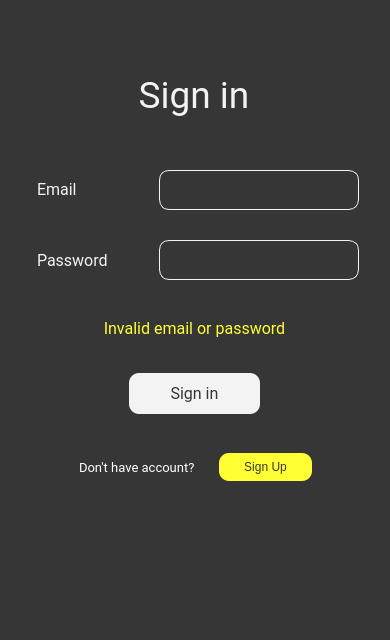
<?xml version="1.0" encoding="UTF-8"?>
<ui version="4.0">
 <class>Dialog</class>
 <widget class="QDialog" name="Dialog">
  <property name="geometry">
   <rect>
    <x>0</x>
    <y>0</y>
    <width>390</width>
    <height>640</height>
   </rect>
  </property>
  <property name="windowTitle">
   <string>Sign In</string>
  </property>
  <property name="windowIcon">
   <iconset>
    <normaloff>icon/log-in.png</normaloff>icon/log-in.png</iconset>
  </property>
  <property name="styleSheet">
   <string notr="true">background : #363636;
</string>
  </property>
  <widget class="QLabel" name="label_18">
   <property name="geometry">
    <rect>
     <x>37</x>
     <y>179</y>
     <width>71</width>
     <height>21</height>
    </rect>
   </property>
   <property name="font">
    <font>
     <family>Roboto</family>
     <pointsize>12</pointsize>
    </font>
   </property>
   <property name="styleSheet">
    <string notr="true">color: rgb(243,243,243)</string>
   </property>
   <property name="text">
    <string>Email</string>
   </property>
  </widget>
  <widget class="QLabel" name="label_19">
   <property name="geometry">
    <rect>
     <x>37</x>
     <y>250</y>
     <width>111</width>
     <height>21</height>
    </rect>
   </property>
   <property name="font">
    <font>
     <family>Roboto</family>
     <pointsize>12</pointsize>
    </font>
   </property>
   <property name="styleSheet">
    <string notr="true">color: rgb(243,243,243)</string>
   </property>
   <property name="text">
    <string>Password</string>
   </property>
  </widget>
  <widget class="QLabel" name="invalid">
   <property name="geometry">
    <rect>
     <x>-1</x>
     <y>313</y>
     <width>391</width>
     <height>31</height>
    </rect>
   </property>
   <property name="font">
    <font>
     <family>Roboto</family>
     <pointsize>12</pointsize>
    </font>
   </property>
   <property name="styleSheet">
    <string notr="true">color: #FFFF33;</string>
   </property>
   <property name="text">
    <string>Invalid email or password</string>
   </property>
   <property name="alignment">
    <set>Qt::AlignCenter</set>
   </property>
  </widget>
  <widget class="QLabel" name="label_20">
   <property name="geometry">
    <rect>
     <x>-1</x>
     <y>60</y>
     <width>390</width>
     <height>71</height>
    </rect>
   </property>
   <property name="sizePolicy">
    <sizepolicy hsizetype="Preferred" vsizetype="Preferred">
     <horstretch>0</horstretch>
     <verstretch>0</verstretch>
    </sizepolicy>
   </property>
   <property name="font">
    <font>
     <family>Roboto</family>
     <pointsize>28</pointsize>
    </font>
   </property>
   <property name="styleSheet">
    <string notr="true">color: rgb(243,243,243)</string>
   </property>
   <property name="text">
    <string>Sign in</string>
   </property>
   <property name="alignment">
    <set>Qt::AlignCenter</set>
   </property>
  </widget>
  <widget class="QLineEdit" name="email">
   <property name="geometry">
    <rect>
     <x>159</x>
     <y>170</y>
     <width>200</width>
     <height>40</height>
    </rect>
   </property>
   <property name="font">
    <font>
     <family>Roboto</family>
     <pointsize>10</pointsize>
    </font>
   </property>
   <property name="styleSheet">
    <string notr="true">color: rgb(243,243,243);
border-radius: 10px;
border: 1px solid rgb(243,243,243);</string>
   </property>
  </widget>
  <widget class="QLineEdit" name="password">
   <property name="geometry">
    <rect>
     <x>159</x>
     <y>240</y>
     <width>200</width>
     <height>40</height>
    </rect>
   </property>
   <property name="sizePolicy">
    <sizepolicy hsizetype="Expanding" vsizetype="Fixed">
     <horstretch>0</horstretch>
     <verstretch>0</verstretch>
    </sizepolicy>
   </property>
   <property name="font">
    <font>
     <family>Roboto</family>
     <pointsize>10</pointsize>
    </font>
   </property>
   <property name="styleSheet">
    <string notr="true">
color: rgb(243,243,243);
border-radius: 10px;
border: 1px solid rgb(243,243,243)</string>
   </property>
   <property name="text">
    <string/>
   </property>
  </widget>
  <widget class="QLabel" name="label_21">
   <property name="geometry">
    <rect>
     <x>79</x>
     <y>459</y>
     <width>141</width>
     <height>16</height>
    </rect>
   </property>
   <property name="font">
    <font>
     <family>Roboto</family>
     <pointsize>10</pointsize>
    </font>
   </property>
   <property name="styleSheet">
    <string notr="true">color: rgb(255, 255, 255)</string>
   </property>
   <property name="text">
    <string>Don't have account?</string>
   </property>
  </widget>
  <widget class="QPushButton" name="loginbutton">
   <property name="geometry">
    <rect>
     <x>129</x>
     <y>373</y>
     <width>131</width>
     <height>41</height>
    </rect>
   </property>
   <property name="font">
    <font>
     <family>Roboto</family>
     <pointsize>12</pointsize>
    </font>
   </property>
   <property name="styleSheet">
    <string notr="true">background: rgb(243, 243, 243);
color: rgb(54, 54, 54);
border-radius: 10px;
border: none;</string>
   </property>
   <property name="text">
    <string>Sign in</string>
   </property>
  </widget>
  <widget class="QPushButton" name="createaccbutton">
   <property name="geometry">
    <rect>
     <x>219</x>
     <y>453</y>
     <width>93</width>
     <height>28</height>
    </rect>
   </property>
   <property name="styleSheet">
    <string notr="true">border:none;
color:#363636;;
background: #FFFF33;
border-radius: 10px</string>
   </property>
   <property name="text">
    <string>Sign Up</string>
   </property>
  </widget>
 </widget>
 <resources/>
 <connections/>
</ui>
